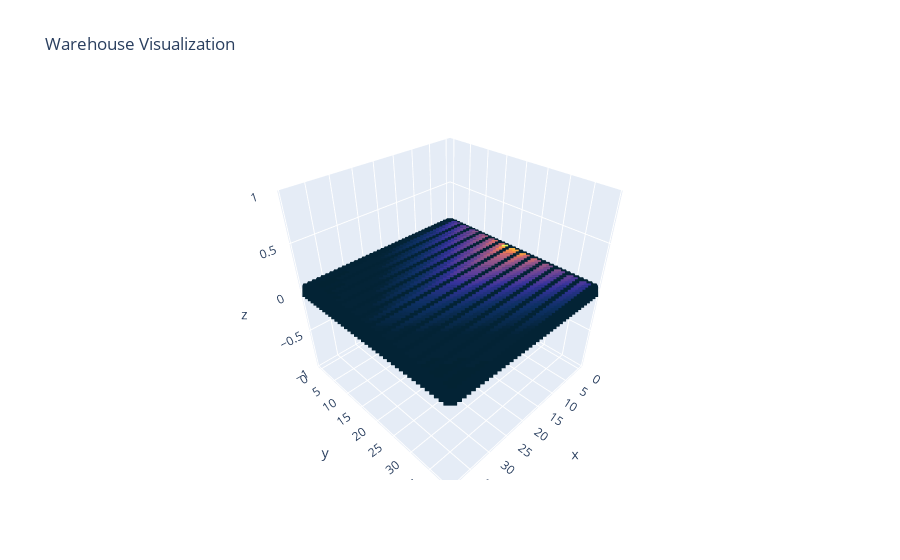

Write notebook code for a chart like this one.
### Code cell
fig.show()

### Figure 1 — Plotly figure (JSON) as saved in the notebook; plotly's stock layout.template omitted (floating-point values rounded to 4 significant figures; data arrays with more than 128 entries replaced by an {"elided": "..."} marker saying what was removed)
{"data": [{"customdata": {"elided": "1600x2 int values"}, "hovertemplate": "x: %{x}<br>y: %{y}<br>z: %{z}<br>Order Frequency: %{customdata[0]}<br>Product: %{customdata[1]}}", "marker": {"color": {"elided": "1600 int values"}, "colorscale": [[0, "rgb(3, 35, 51)"], [0.09091, "rgb(13, 48, 100)"], [0.1818, "rgb(53, 50, 155)"], [0.2727, "rgb(93, 62, 153)"], [0.3636, "rgb(126, 77, 143)"], [0.4545, "rgb(158, 89, 135)"], [0.5455, "rgb(193, 100, 121)"], [0.6364, "rgb(225, 113, 97)"], [0.7273, "rgb(246, 139, 69)"], [0.8182, "rgb(251, 173, 60)"], [0.9091, "rgb(246, 211, 70)"], [1, "rgb(231, 250, 90)"]], "size": 5, "symbol": "square"}, "mode": "markers", "type": "scatter3d", "x": {"elided": "1600 int values"}, "y": {"elided": "1600 int values"}, "z": {"elided": "1600 int values"}}], "layout": {"title": {"text": "Warehouse Visualization"}}}
